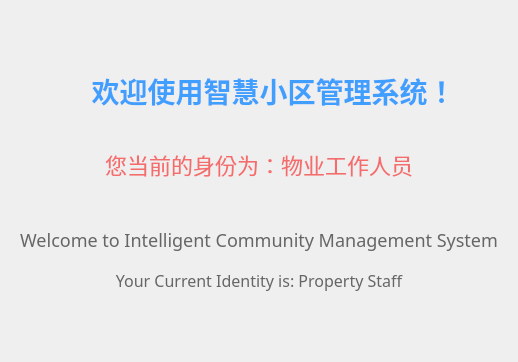
        <widget class="QWidget" name="first">
         <layout class="QGridLayout" name="gridLayout_29">
          <item row="0" column="0">
           <widget class="QWidget" name="widget_7" native="true">
            <property name="font">
             <font>
              <family>微软雅黑</family>
              <pointsize>-1</pointsize>
             </font>
            </property>
            <property name="styleSheet">
             <string notr="true">/* 系统标题：一级强调 */
#label_title {
    font-family: &quot;Microsoft YaHei&quot;, sans-serif; /* 优先用微软雅黑，无则用系统 sans-serif */
    font-size: 28px; /* 较大字号突出标题 */
    font-weight: bold; /* 加粗 */
    color: #409EFF; /* 浅蓝色，呼应左侧导航栏 */
    text-align: center; /* 水平居中 */
    padding-top: 50px; /* 与顶部间距，可按需调整 */
}

/* 身份提示：二级强调（红色突出身份） */
#label_identity {
    font-family: &quot;Microsoft YaHei&quot;, sans-serif;
    font-size: 22px; /* 稍大字号 */
    color: #F56C6C; /* 红色，强调身份 */
    text-align: center;
    padding-top: 30px; /* 与标题间距 */
}

/* 英文欢迎：补充说明（弱化处理） */
#label_welcome_en {
    font-family: &quot;Microsoft YaHei&quot;, sans-serif;
    font-size: 18px; /* 小字号 */
    color: #666666; /* 深灰色，弱化但可读 */
    text-align: center;
    padding-top: 40px; /* 与身份提示间距 */
}

/* 英文身份：补充说明（弱化处理） */
#label_identity_en {
    font-family: &quot;Microsoft YaHei&quot;, sans-serif;
    font-size: 16px; /* 小字号 */
    color: #666666; /* 深灰色 */
    text-align: center;
    padding-top: 10px; /* 与上方英文间距 */
    padding-bottom: 50px; /* 与底部间距，平衡界面 */
}</string>
            </property>
            <layout class="QGridLayout" name="gridLayout_28">
             <item row="0" column="0">
              <widget class="QLabel" name="label_title">
               <property name="palette">
                <palette>
                 <active>
                  <colorrole role="WindowText">
                   <brush brushstyle="SolidPattern">
                    <color alpha="255">
                     <red>0</red>
                     <green>170</green>
                     <blue>255</blue>
                    </color>
                   </brush>
                  </colorrole>
                  <colorrole role="Text">
                   <brush brushstyle="SolidPattern">
                    <color alpha="255">
                     <red>64</red>
                     <green>158</green>
                     <blue>255</blue>
                    </color>
                   </brush>
                  </colorrole>
                  <colorrole role="ButtonText">
                   <brush brushstyle="SolidPattern">
                    <color alpha="255">
                     <red>64</red>
                     <green>158</green>
                     <blue>255</blue>
                    </color>
                   </brush>
                  </colorrole>
                  <colorrole role="PlaceholderText">
                   <brush brushstyle="SolidPattern">
                    <color alpha="128">
                     <red>64</red>
                     <green>158</green>
                     <blue>255</blue>
                    </color>
                   </brush>
                  </colorrole>
                 </active>
                 <inactive>
                  <colorrole role="WindowText">
                   <brush brushstyle="SolidPattern">
                    <color alpha="255">
                     <red>0</red>
                     <green>170</green>
                     <blue>255</blue>
                    </color>
                   </brush>
                  </colorrole>
                  <colorrole role="Text">
                   <brush brushstyle="SolidPattern">
                    <color alpha="255">
                     <red>64</red>
                     <green>158</green>
                     <blue>255</blue>
                    </color>
                   </brush>
                  </colorrole>
                  <colorrole role="ButtonText">
                   <brush brushstyle="SolidPattern">
                    <color alpha="255">
                     <red>64</red>
                     <green>158</green>
                     <blue>255</blue>
                    </color>
                   </brush>
                  </colorrole>
                  <colorrole role="PlaceholderText">
                   <brush brushstyle="SolidPattern">
                    <color alpha="128">
                     <red>64</red>
                     <green>158</green>
                     <blue>255</blue>
                    </color>
                   </brush>
                  </colorrole>
                 </inactive>
                 <disabled>
                  <colorrole role="WindowText">
                   <brush brushstyle="SolidPattern">
                    <color alpha="255">
                     <red>120</red>
                     <green>120</green>
                     <blue>120</blue>
                    </color>
                   </brush>
                  </colorrole>
                  <colorrole role="Text">
                   <brush brushstyle="SolidPattern">
                    <color alpha="255">
                     <red>64</red>
                     <green>158</green>
                     <blue>255</blue>
                    </color>
                   </brush>
                  </colorrole>
                  <colorrole role="ButtonText">
                   <brush brushstyle="SolidPattern">
                    <color alpha="255">
                     <red>64</red>
                     <green>158</green>
                     <blue>255</blue>
                    </color>
                   </brush>
                  </colorrole>
                  <colorrole role="PlaceholderText">
                   <brush brushstyle="SolidPattern">
                    <color alpha="128">
                     <red>64</red>
                     <green>158</green>
                     <blue>255</blue>
                    </color>
                   </brush>
                  </colorrole>
                 </disabled>
                </palette>
               </property>
               <property name="font">
                <font>
                 <family>Microsoft YaHei</family>
                 <pointsize>-1</pointsize>
                 <bold>true</bold>
                </font>
               </property>
               <property name="text">
                <string>    欢迎使用智慧小区管理系统！</string>
               </property>
               <property name="alignment">
                <set>Qt::AlignmentFlag::AlignCenter</set>
               </property>
              </widget>
             </item>
             <item row="1" column="0">
              <widget class="QLabel" name="label_identity">
               <property name="palette">
                <palette>
                 <active>
                  <colorrole role="WindowText">
                   <brush brushstyle="SolidPattern">
                    <color alpha="255">
                     <red>255</red>
                     <green>0</green>
                     <blue>0</blue>
                    </color>
                   </brush>
                  </colorrole>
                  <colorrole role="Text">
                   <brush brushstyle="SolidPattern">
                    <color alpha="255">
                     <red>245</red>
                     <green>108</green>
                     <blue>108</blue>
                    </color>
                   </brush>
                  </colorrole>
                  <colorrole role="ButtonText">
                   <brush brushstyle="SolidPattern">
                    <color alpha="255">
                     <red>245</red>
                     <green>108</green>
                     <blue>108</blue>
                    </color>
                   </brush>
                  </colorrole>
                  <colorrole role="PlaceholderText">
                   <brush brushstyle="SolidPattern">
                    <color alpha="128">
                     <red>245</red>
                     <green>108</green>
                     <blue>108</blue>
                    </color>
                   </brush>
                  </colorrole>
                 </active>
                 <inactive>
                  <colorrole role="WindowText">
                   <brush brushstyle="SolidPattern">
                    <color alpha="255">
                     <red>255</red>
                     <green>0</green>
                     <blue>0</blue>
                    </color>
                   </brush>
                  </colorrole>
                  <colorrole role="Text">
                   <brush brushstyle="SolidPattern">
                    <color alpha="255">
                     <red>245</red>
                     <green>108</green>
                     <blue>108</blue>
                    </color>
                   </brush>
                  </colorrole>
                  <colorrole role="ButtonText">
                   <brush brushstyle="SolidPattern">
                    <color alpha="255">
                     <red>245</red>
                     <green>108</green>
                     <blue>108</blue>
                    </color>
                   </brush>
                  </colorrole>
                  <colorrole role="PlaceholderText">
                   <brush brushstyle="SolidPattern">
                    <color alpha="128">
                     <red>245</red>
                     <green>108</green>
                     <blue>108</blue>
                    </color>
                   </brush>
                  </colorrole>
                 </inactive>
                 <disabled>
                  <colorrole role="WindowText">
                   <brush brushstyle="SolidPattern">
                    <color alpha="255">
                     <red>120</red>
                     <green>120</green>
                     <blue>120</blue>
                    </color>
                   </brush>
                  </colorrole>
                  <colorrole role="Text">
                   <brush brushstyle="SolidPattern">
                    <color alpha="255">
                     <red>245</red>
                     <green>108</green>
                     <blue>108</blue>
                    </color>
                   </brush>
                  </colorrole>
                  <colorrole role="ButtonText">
                   <brush brushstyle="SolidPattern">
                    <color alpha="255">
                     <red>245</red>
                     <green>108</green>
                     <blue>108</blue>
                    </color>
                   </brush>
                  </colorrole>
                  <colorrole role="PlaceholderText">
                   <brush brushstyle="SolidPattern">
                    <color alpha="128">
                     <red>245</red>
                     <green>108</green>
                     <blue>108</blue>
                    </color>
                   </brush>
                  </colorrole>
                 </disabled>
                </palette>
               </property>
               <property name="font">
                <font>
                 <family>Microsoft YaHei</family>
                 <pointsize>-1</pointsize>
                </font>
               </property>
               <property name="text">
                <string>您当前的身份为：物业工作人员</string>
               </property>
               <property name="alignment">
                <set>Qt::AlignmentFlag::AlignCenter</set>
               </property>
              </widget>
             </item>
             <item row="2" column="0">
              <widget class="QLabel" name="label_welcome_en">
               <property name="font">
                <font>
                 <family>Microsoft YaHei</family>
                 <pointsize>-1</pointsize>
                </font>
               </property>
               <property name="text">
                <string>Welcome to Intelligent Community Management System</string>
               </property>
               <property name="alignment">
                <set>Qt::AlignmentFlag::AlignCenter</set>
               </property>
              </widget>
             </item>
             <item row="3" column="0">
              <widget class="QLabel" name="label_identity_en">
               <property name="font">
                <font>
                 <family>Microsoft YaHei</family>
                 <pointsize>-1</pointsize>
                </font>
               </property>
               <property name="text">
                <string>Your Current Identity is: Property Staff</string>
               </property>
               <property name="alignment">
                <set>Qt::AlignmentFlag::AlignCenter</set>
               </property>
              </widget>
             </item>
            </layout>
           </widget>
          </item>
         </layout>
        </widget>
